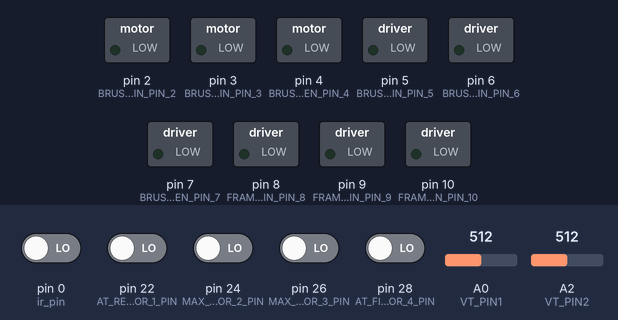
A program run on a simulated Arduino Mega 2560, built with avr-gcc and run on an emulated ATmega2560. Shown: switched loads named in the program (green lamp = pin HIGH). Inputs (shaded band) come from the test bench; at power-on: pin 0 (ir_pin), pin 22 (AT_REST_IR_SENSOR_1_PIN), pin 24 (MAX_UPWARD_IR_SENSOR_2_PIN), pin 26 (MAX_DOWNWARD_IR_SENSOR_3_PIN), pin 28 (AT_FIRST_SOLAR_PANEL_IR_SENSOR_4_PIN) LOW, A0 (VT_PIN1) = 512, A2 (VT_PIN2) = 512.

Above: at 1.2 s.
1.3 s: A0 (VT_PIN1) set to 264
2.8 s: A0 (VT_PIN1) set to 240
At 3.55 s:
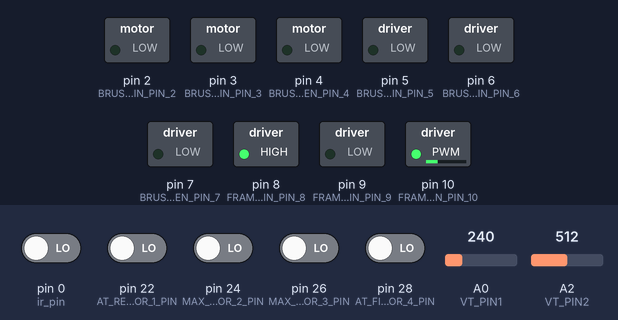
At 5.7 s:
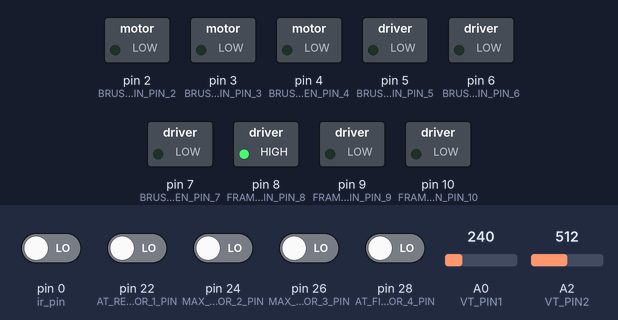
Timing chart, 0 to 22.9 s (numbered marks = the images above; inputs shaded):
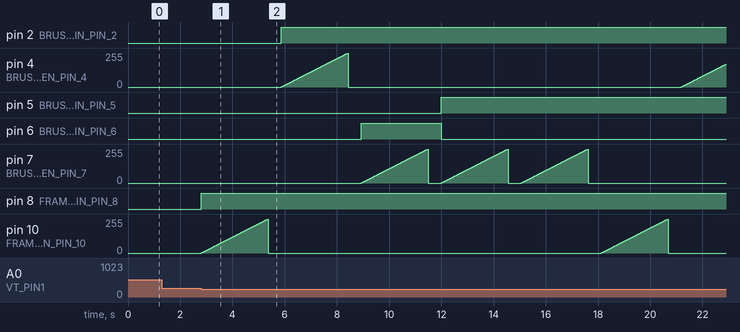

Measured:
- the behaviour switches between 256 and 255 on A0 (VT_PIN1) (found by bisection; images 0 and 1)
- after the input at 1.3 s, every drawn part: stays the same
- after the input at 2.8 s, pin 2 (BRUSH_ROTATION_MOTOR_IN_PIN_2): LOW → HIGH after 3.1 s; pin 5 (BRUSH_MOVEMENT_IN_PIN_5): LOW → HIGH after 9.2 s

The program:

main.cpp
```cpp
#include <Arduino.h>

#include "constants.h"
#include "irsensor.h"
#include "motor.h"
#include "voltmeter.h"
#include "action.h"

/////////// IR SENSORS ///////////
IrSensor AT_REST_IR_SENSOR_1 = IrSensor(AT_REST_IR_SENSOR_1_PIN);
IrSensor MAX_UPWARD_IR_SENSOR_2 = IrSensor(MAX_UPWARD_IR_SENSOR_2_PIN);
IrSensor MAX_DOWNWARD_IR_SENSOR_3 = IrSensor(MAX_DOWNWARD_IR_SENSOR_3_PIN);
IrSensor AT_FIRST_SOLAR_PANEL_IR_SENSOR_4 = IrSensor(AT_FIRST_SOLAR_PANEL_IR_SENSOR_4_PIN);
IrSensor AT_SECOND_SOLAR_PANEL_IR_SENSOR_5 = IrSensor(AT_SECOND_SOLAR_PANEL_IR_SENSOR_5_PIN);

/////////// MOTORS ///////////
Motor BRUSH_MOVEMENT_MOTOR = Motor(BRUSH_MOVEMENT_IN_PIN_6,
                                   BRUSH_MOVEMENT_IN_PIN_5,
                                   BRUSH_MOVEMENT_EN_PIN_7);

Motor BRUSH_ROTATION_MOTOR = Motor(BRUSH_ROTATION_MOTOR_IN_PIN_2,
                                   BRUSH_ROTATION_MOTOR_IN_PIN_3,
                                   BRUSH_ROTATION_MOTOR_EN_PIN_4);

Motor FRAME_MOVEMENT_MOTOR = Motor(FRAME_MOVEMENT_IN_PIN_9,
                                   FRAME_MOVEMENT_IN_PIN_8,
                                   FRAME_MOVEMENT_EN_PIN_10);

/////////// VOLTMETER ///////////
VoltMeter SOLAR_PANEL_ONE_VOLTAGE = VoltMeter(VT_PIN1, AT_PIN1);
VoltMeter SOLAR_PANEL_TWO_VOLTAGE = VoltMeter(VT_PIN2, AT_PIN2);

/////////// ACTIONS ///////////

Action MOVE_FROM_BASE_TO_SP_ONE = Action(FRAME_MOVEMENT_MOTOR,
                                         AT_FIRST_SOLAR_PANEL_IR_SENSOR_4,
                                         COUNTER_CLOCKWISE_MOVEMENT);

Action MOVE_FROM_BASE_TO_SP_TWO = Action(FRAME_MOVEMENT_MOTOR,
                                         AT_SECOND_SOLAR_PANEL_IR_SENSOR_5,
                                         COUNTER_CLOCKWISE_MOVEMENT);

Action ROTATE_BRUSH_CLOCKWISE = Action(BRUSH_ROTATION_MOTOR,
                                       IrSensor(),  // no IRSensor needed here.
                                       CLOCKWISE_MOVEMENT);

Action STOP_BRUSH_ROTATION = Action(BRUSH_ROTATION_MOTOR,
                                    IrSensor(),
                                    STOP_MOVEMENT);

Action MOVE_UPWARDS_FROM_SP_ONE = Action(BRUSH_MOVEMENT_MOTOR,
                                         MAX_UPWARD_IR_SENSOR_2,
                                         CLOCKWISE_MOVEMENT);

Action MOVE_DOWNWARDS_TO_SP_ONE = Action(BRUSH_MOVEMENT_MOTOR,
                                         MAX_DOWNWARD_IR_SENSOR_3,
                                         COUNTER_CLOCKWISE_MOVEMENT);

Action MOVE_FROM_SP_ONE_TO_BASE = Action(BRUSH_MOVEMENT_MOTOR,
                                         AT_REST_IR_SENSOR_1,
                                         COUNTER_CLOCKWISE_MOVEMENT);

Action MOVE_FROM_SP_ONE_TO_SP_TWO = Action(FRAME_MOVEMENT_MOTOR,
                                           AT_SECOND_SOLAR_PANEL_IR_SENSOR_5,
                                           COUNTER_CLOCKWISE_MOVEMENT);

Action MOVE_UPWARDS_FROM_SP_TWO = Action(FRAME_MOVEMENT_MOTOR,
                                         MAX_UPWARD_IR_SENSOR_2,
                                         CLOCKWISE_MOVEMENT);

Action MOVE_DOWNWARDS_TO_SP_TWO = Action(FRAME_MOVEMENT_MOTOR,
                                         MAX_DOWNWARD_IR_SENSOR_3,
                                         COUNTER_CLOCKWISE_MOVEMENT);

Action MOVE_FROM_SP_TWO_TO_BASE = Action(FRAME_MOVEMENT_MOTOR,
                                         AT_REST_IR_SENSOR_1,
                                         CLOCKWISE_MOVEMENT);

Action EXECUTION_LIST_ALL [] = {MOVE_FROM_BASE_TO_SP_ONE, ROTATE_BRUSH_CLOCKWISE, MOVE_UPWARDS_FROM_SP_ONE,
                                MOVE_DOWNWARDS_TO_SP_ONE, STOP_BRUSH_ROTATION, MOVE_FROM_SP_ONE_TO_SP_TWO,
                                ROTATE_BRUSH_CLOCKWISE, MOVE_UPWARDS_FROM_SP_TWO, MOVE_DOWNWARDS_TO_SP_TWO,
                                STOP_BRUSH_ROTATION, MOVE_FROM_SP_TWO_TO_BASE};

Action EXECUTION_LIST_CLEAN_SP_ONE [] = {MOVE_FROM_BASE_TO_SP_ONE, ROTATE_BRUSH_CLOCKWISE,
                                         MOVE_UPWARDS_FROM_SP_ONE,MOVE_DOWNWARDS_TO_SP_ONE,
                                         MOVE_FROM_SP_ONE_TO_BASE};

Action EXECUTION_LIST_CLEAN_SP_TWO [] = {MOVE_FROM_BASE_TO_SP_TWO, ROTATE_BRUSH_CLOCKWISE,
                                         MOVE_UPWARDS_FROM_SP_TWO,MOVE_DOWNWARDS_TO_SP_TWO,
                                         MOVE_FROM_SP_TWO_TO_BASE};


template <unsigned n>
void executeList(Action (&actions)[n]) {
    for (auto &action: actions) {
        action.execute();
        delay(500);
    }
}


void setup(){}

void loop() {
    double voltReadingSpOne = SOLAR_PANEL_ONE_VOLTAGE.getVoltReading();
    double voltReadingSpTwo = SOLAR_PANEL_TWO_VOLTAGE.getVoltReading();

    if (voltReadingSpOne < ARDUINO_WORK_VOLTAGE && voltReadingSpTwo < ARDUINO_WORK_VOLTAGE) {
        executeList(EXECUTION_LIST_ALL);
    } else if (voltReadingSpOne < ARDUINO_WORK_VOLTAGE) {
        executeList(EXECUTION_LIST_CLEAN_SP_ONE);
    } else if (voltReadingSpTwo < ARDUINO_WORK_VOLTAGE) {
        executeList(EXECUTION_LIST_CLEAN_SP_TWO);
    }
}
```

action.h
```cpp
#include "motor.h"
#include "irsensor.h"
#include <Arduino.h>

#ifndef ACTION_H
#define ACTION_H

class Action {
private:
    Motor motorToBeMoved;
    IrSensor limitor;
    uint8_t *direction;

public:
    Action(Motor m, IrSensor l, uint8_t direction[2]);
    void execute(int speed = 0, bool immediate = false, bool movement = true);
};

Action::Action(Motor m, IrSensor l, uint8_t dir[2])
{
    this->motorToBeMoved = m;
    this->limitor = l;
    this->direction = dir;
}

void Action::execute(int speed, bool immediate, bool movement) {
    this->motorToBeMoved.move(this->direction, speed, immediate);

    if (movement && this->limitor.getState() == IR_SENSOR_REACHED) {
        this->motorToBeMoved.move(this->direction, STOP, true);
    }
}

#endif
```

constants.h
```cpp
#include <Arduino.h>

/////////////// VOLTAGE METER SENSOR SETEUP ///////////////

#define VT_PIN1 A0 // connect VT
#define AT_PIN1 A1 // connect AT
#define VT_PIN2 A2 // connect VT
#define AT_PIN2 A3 // connect AT

#define ARDUINO_WORK_VOLTAGE 5.0

/////////////// IR SENSOR SETEUP ///////////////

const int AT_REST_IR_SENSOR_1_PIN = 22; // connect ir sensor to arduino pin 3
const int MAX_UPWARD_IR_SENSOR_2_PIN = 24; // connect ir sensor to arduino pin 3
const int MAX_DOWNWARD_IR_SENSOR_3_PIN = 26; // connect ir sensor to arduino pin 3
const int AT_FIRST_SOLAR_PANEL_IR_SENSOR_4_PIN = 28; // connect ir sensor to arduino pin 3
const int AT_SECOND_SOLAR_PANEL_IR_SENSOR_5_PIN = 30; // connect ir sensor to arduino pin 3

/////////////// LEFT AND RIGHT MOTORS ///////////////
const int FRAME_MOVEMENT_EN_PIN_10 = 10; // the Arduino pin connected to the EN1 pin L298N
const int FRAME_MOVEMENT_IN_PIN_9 = 9; // the Arduino pin connected to the IN1 pin L298N (HIGH)
const int FRAME_MOVEMENT_IN_PIN_8 = 8; // the Arduino pin connected to the IN2 pin L298N (LOW)

/////////////// BRUSH ROTATION MOTORS ///////////////
const int BRUSH_ROTATION_MOTOR_EN_PIN_4 = 4; // the Arduino pin connected to the EN1 pin L298N
const int BRUSH_ROTATION_MOTOR_IN_PIN_3 = 3; // the Arduino pin connected to the IN1 pin L298N (LOW)
const int BRUSH_ROTATION_MOTOR_IN_PIN_2 = 2; // the Arduino pin connected to the IN2 pin L298N (HIGH)

/////////////// UP AND DOWN MOTORS ///////////////
const int BRUSH_MOVEMENT_EN_PIN_7 = 7; // the Arduino pin connected to the EN1 pin L298N
const int BRUSH_MOVEMENT_IN_PIN_6 = 6; // the Arduino pin connected to the IN1 pin L298N (HIGH)
const int BRUSH_MOVEMENT_IN_PIN_5 = 5; // the Arduino pin connected to the IN2 pin L298N (LOW)

/////////////// SPEEDS ///////////////
const int MAX_SPEED = 255;
const int STOP = 0;

/////////////// MOVEMENT DEFINITIONS ///////////////
const int IR_SENSOR_REACHED = 0, IR_SENSOR_KEEP_MOVING = 1;

// counter clock-wise movement is any counter-clockwise rotation (brush rotation motor),
// left movement (frame rotation motor), or downward movement (brush movement motor).
uint8_t COUNTER_CLOCKWISE_MOVEMENT [2] = {LOW, HIGH};\

// clock-wise movement is any clock-wise rotation (brush rotation motor), right movement (frame movement motor), or
// upward movement (brush movement motor).
uint8_t CLOCKWISE_MOVEMENT [2] = {HIGH, LOW};

uint8_t STOP_MOVEMENT [2] = {LOW, LOW};
```

irsensor.h
```cpp
#include <Arduino.h>

#ifndef IRSENSOR_H
#define IRSENSOR_H

class IrSensor {
private:
    int ir_pin;

public:
    IrSensor() { ir_pin = 0; }
    explicit IrSensor(int pin);
    int getState() const;
};

IrSensor::IrSensor(int pin) {
    ir_pin = pin;
    pinMode(ir_pin, INPUT);
}

int IrSensor::getState() const {
    return digitalRead(ir_pin);
}


#endif
```

motor.h
```cpp
#include <Arduino.h>

#ifndef MOTOR_H
#define MOTOR_H

class Motor {
private:
    int clockwise_pin;
    int counterc_pin;
    int en_pin;

public:
    Motor() { clockwise_pin = 0; counterc_pin = 0; en_pin = 0;};
    Motor(int in1pin, int in2pin, int enpin);
    void move(uint8_t direction[2], int speed = 0, bool immediate = false) const;
};

/**
 * Constructor for Motor class.
 * @param in1pin                The pin that controls the clockwise movement when HIGH is written to it.
 * @param in2pin                The pin that controls the counter-clockwise movement when HIGH is written to it.
 * @param enpin                 No idea tbh.
 */
Motor::Motor(int in1pin, int in2pin, int enpin) {
    clockwise_pin = in1pin;
    counterc_pin = in2pin;
    en_pin = enpin;

    pinMode(clockwise_pin, OUTPUT);
    pinMode(counterc_pin, OUTPUT);
    pinMode(en_pin, OUTPUT);
}

/**
 * Function will move the motor in a given direction (clockwise or counter-clockwise).
 * @param direction             An array of size 2 with the values {HIGH, LOW}. The first array element
 *                              will be assigned to the clockwise pin; the second to the counter-clockwise
 *                              pin. If the motor should move clockwise, pass [HIGH, LOW]. If counterclockwise,
 *                              pass [LOW, HIGH].
 * @param speed                 An optional parameter to provide a maximum speed. Defaults at 0.
 * @param immediate             An optional parameter that will set the speed of the motor to the speed passed
 *                              instantly, rather than create a buildup to said speed. If an `immediate` flag is
 *                              passed but no speed is passed with it, it will stop the motor, since speed will be
 *                              set to zero.
 */
void Motor::move(uint8_t direction[2], int speed, bool immediate) const {
    digitalWrite(clockwise_pin, direction[0]); // control motor A spins clockwise
    digitalWrite(counterc_pin, direction[1]);  // control motor A spins clockwise

    // When stopping the motor, it should probably be an immediate stop, since it would be undesirable
    // for a collision. The composition of this ensures that any stops are immediate stops.
    if (immediate) {
        analogWrite(en_pin, speed);
    } else {
        for (speed = 0; speed <= 255; speed++) {
            analogWrite(en_pin, speed); // control the speed
            delay(10);
        }
    }
}

#endif
```

voltmeter.h
```cpp
#ifndef VOLTMETER_H
#define VOLTMETER_H

class VoltMeter {
private:
    int volt_pin;
    int amp_pin;
    int arduino_work_voltage;

public:
    VoltMeter(int vp, int ap, int awv = ARDUINO_WORK_VOLTAGE);
    double getVoltReading() const;
    double getAmpReading() const;
};

VoltMeter::VoltMeter(int vp, int ap, int awv) {
    this->volt_pin = vp;
    this->amp_pin = ap;
    this->arduino_work_voltage = awv;
}

double VoltMeter::getVoltReading() const {
    return analogRead(this->volt_pin) * (this->arduino_work_voltage / 1023.0) * 4;
}

double VoltMeter::getAmpReading() const {
    return analogRead(this->amp_pin) * (this->arduino_work_voltage / 1023.0);
}

#endif
```
